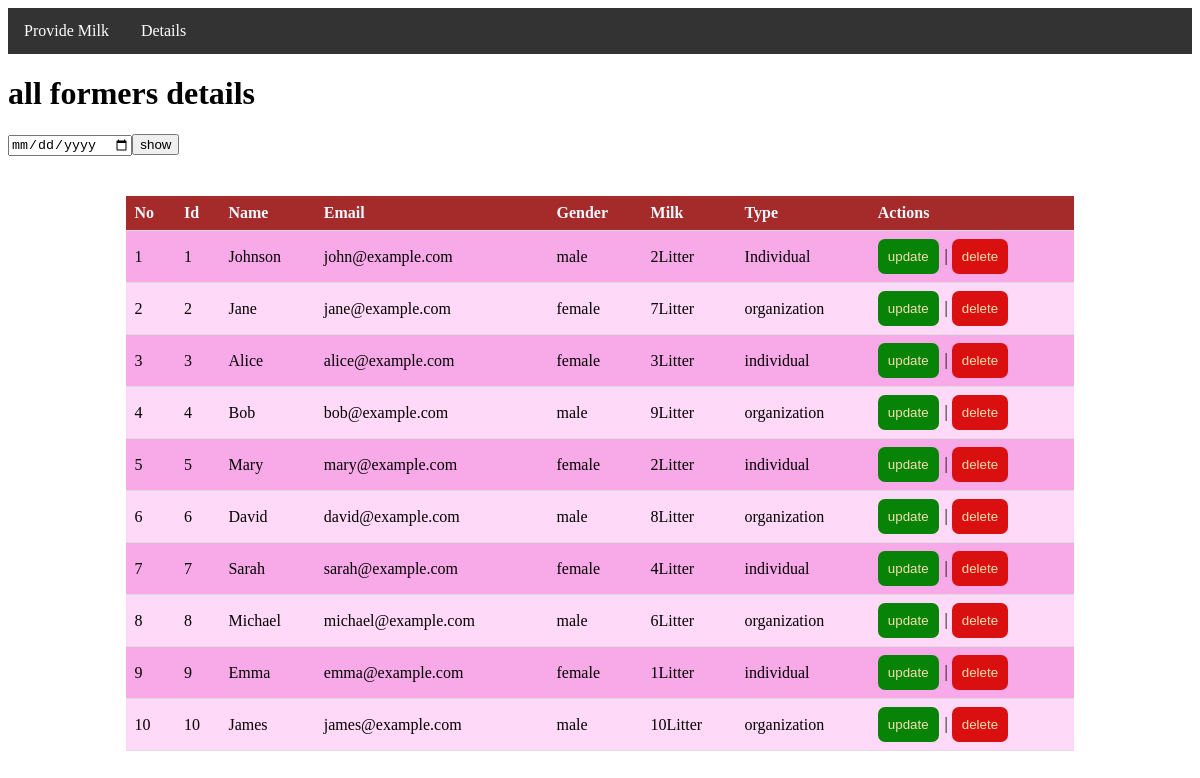
The app's page /datalist with its own data.
### tables this page shows
CREATE TABLE "milk" (
	"id"	INTEGER NOT NULL,
	"name"	TEXT NOT NULL,
	"email"	TEXT,
	"gender"	TEXT,
	"qun"	INTEGER NOT NULL,
	"type"	TEXT,
	"date"	TEXT,
	PRIMARY KEY("id")
);

### app.py (the view)
@app.route('/datalist')
def ditails():
        con=sql.connect("/home/hacker/Desktop/task/task.db")
        cur=con.cursor()
        cur.execute("select * from milk")
        data=cur.fetchall()
        print(data)
        return render_template("datalist.html",provider=data)

### templates/datalist.html (shortened to what this page needs)
{% extends 'base.html' %} {% block title %} Home {% endblock %} {% block body %}
<h1> all formers details</h1>
<form action="/datalist" method="post">
    <input type="date" name="date" id=""><input type="submit" name="show" value="show"></form>
<div class="container">
    <table class="table">
        <thead style="background-color: brown;color: aliceblue;">
            <th>No</th>
            <th>Id</th>
            <th>Name</th>
            <th>Email</th>
            <th>Gender</th>
            <th>Milk </th>
            <th>Type</th>
            <th>Actions</th>
        </thead>
        <tbody>
            {% for i in provider %}
            <tr {% if loop.index % 2==0 %} style="background-color: rgb(255, 217, 247);" {% else %} style="background-color: rgb(248, 169, 231);" {% endif %}>
                <td>{{ loop.index }}</td>
                <td>{{ i[0] }}</td>
                <td>{{ i[1] }}</td>
                <td>{{ i[2] }}</td>
                <td>{{ i[3] }}</td>
                <td>{{ i[4] }}Litter </td>
                <td>{{ i[5] }}</td>
                <td>
                    <span style="font-size: 24px;color:green;">
                        <a href="/{{ i[0] }}/update"><input type="submit" class="g" value="update"></a>
                    </span> |
                    <span style="font-size: 24px;color:red;">
                        <a href="/{{i[0]}}/delete"><input type="submit" class="d" value="delete"></a>
                    </span>
                </td>
            </tr>
            {% endfor %}
        </tbody>
    </table>
</div>
{% endblock %}

### templates/base.html (shortened to what this page needs)
<!DOCTYPE html>
<html lang="en">
<head>
    <link rel="stylesheet" href="{{url_for('static',filename='c.css')}}">
    <link rel="stylesheet" href="{{url_for('static',filename='t.css')}}">
    <link rel="stylesheet" href="{{url_for('static',filename='font-awesome.css')}}">
</head>
<body>
    <ul>
        <li>
            <a href="/cr">Provide Milk</a>
        </li>
        <li>
            <a href="/datalist">Details</a>
        </li>
    </ul>
    {% block body %} {% endblock %}
</body>
</html>

### static/c.css (style rules this page uses)
.container { margin: auto; width: 50%; padding: 20px; }
table { width: 100%; }
td { padding: 10px; }

### static/t.css (style rules this page uses)
.container { margin: 20px auto; width: 80%; }
.table { width: 100%; border-collapse: collapse; }
.table th, .table td { padding: 8px; text-align: left; border-bottom: 1px solid #ddd; }
.table th { background-color: brown; color: aliceblue; }
.table tbody tr:nth-child(even) { background-color: rgb(255, 217, 247); }
.table tbody tr:nth-child(odd) { background-color: rgb(248, 169, 231); }
.g { color: wheat; background: rgb(7, 131, 7); border: none; outline: none; padding: 10px; border-radius: 7px; }
.d { color: wheat; background: #da1010; border: none; outline: none; padding: 10px; border-radius: 7px; }

### templates/base.html (style rules this page uses)
body { background-image: url(/static/m.jpg); background-attachment: fixed; }
ul { list-style-type: none; margin: 0; padding: 0; overflow: hidden; background-color: #333; }
li { float: left; }
li a { display: block; color: white; text-align: center; padding: 14px 16px; text-decoration: none; }

### records on screen
milk: id "1", name "Johnson", email "john@example.com", gender "male", qun "2", type "Individual"
milk: id "2", name "Jane", email "jane@example.com", gender "female", qun "7", type "organization"
milk: id "3", name "Alice", email "alice@example.com", gender "female", qun "3", type "individual"
milk: id "4", name "Bob", email "bob@example.com", gender "male", qun "9", type "organization"
milk: id "5", name "Mary", email "mary@example.com", gender "female", qun "2", type "individual"
milk: id "6", name "David", email "david@example.com", gender "male", qun "8", type "organization"
milk: id "7", name "Sarah", email "sarah@example.com", gender "female", qun "4", type "individual"
milk: id "8", name "Michael", email "michael@example.com", gender "male", qun "6", type "organization"
milk: id "9", name "Emma", email "emma@example.com", gender "female", qun "1", type "individual"
milk: id "10", name "James", email "james@example.com", gender "male", qun "10", type "organization"
